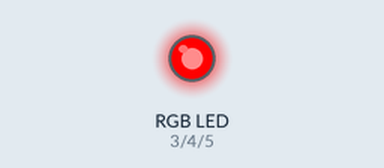
Recording of a sketch running on a simulated Arduino Uno, built with avr-gcc and run on an emulated ATmega328P. Parts: an RGB LED mixed from three pins (HIGH = lit).

Above: at 0.1 s.
Timing chart, 0 to 1.6 s (numbered marks = the images above):
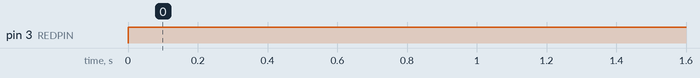

Measured:
- by itself, pin 3 (REDPIN): LOW → HIGH at 0.00 s

The sketch:

FastLED.ino
```cpp
#include <FastLED.h>

// Example showing how to use FastLED color functions
// even when you're NOT using a "pixel-addressible" smart LED strip.
//
// This example is designed to control an "analog" RGB LED strip
// (or a single RGB LED) being driven by Arduino PWM output pins.
// So this code never calls FastLED.addLEDs() or FastLED.show().
//
// This example illustrates one way you can use just the portions
// of FastLED that you need.  In this case, this code uses just the
// fast HSV color conversion code.
//
// In this example, the RGB values are output on three separate
// 'analog' PWM pins, one for red, one for green, and one for blue.

#define REDPIN   3
#define GREENPIN 4
#define BLUEPIN  5

// showAnalogRGB: this is like FastLED.show(), but outputs on
// analog PWM output pins instead of sending data to an intelligent,
// pixel-addressable LED strip.
//
// This function takes the incoming RGB values and outputs the values
// on three analog PWM output pins to the r, g, and b values respectively.
void showAnalogRGB( const CRGB& rgb)
{
  analogWrite(REDPIN,   rgb.r );
  analogWrite(GREENPIN, rgb.g );
  analogWrite(BLUEPIN,  rgb.b );
}

void loop()
{
  static uint8_t hue;
  hue = hue + 1;
  // Use FastLED automatic HSV->RGB conversion
  showAnalogRGB( CHSV( 256, 255, 255) );

  delay(20);
}


void setup() {
  pinMode(REDPIN,   OUTPUT);
  pinMode(GREENPIN, OUTPUT);
  pinMode(BLUEPIN,  OUTPUT);

  // Flash the "hello" color sequence: R, G, B, black.
}
```
